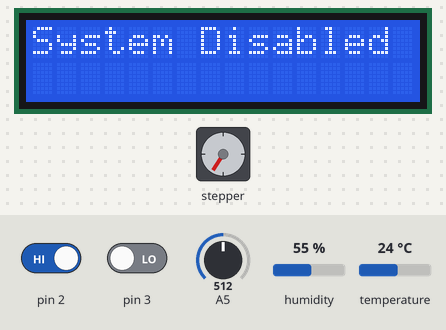
Bench run of a sketch on a simulated Arduino Uno, built with avr-gcc and run on an emulated ATmega328P. On the bench: 16×2 character LCD, stepper motor. The test bench sets the inputs (shaded band); at power-on: pin 2 HIGH, A5 = 512, pin 3 LOW, humidity 55 %, temperature 24 °C. The local clock reads 2024-03-15 10:24:30 at power-on unless the sketch sets it; stepper angles assume 2038 steps per turn; what the sketch prints to the serial monitor is not drawn.

Above: at 1.3 s.
1.4 s: pin 2 driven LOW
At 2.5 s:
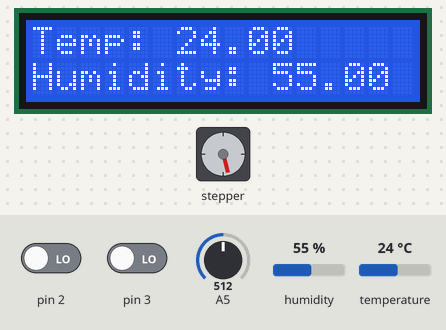
2.9 s: A5 set to 26
4.4 s: A5 set to 23
At 4.9 s:
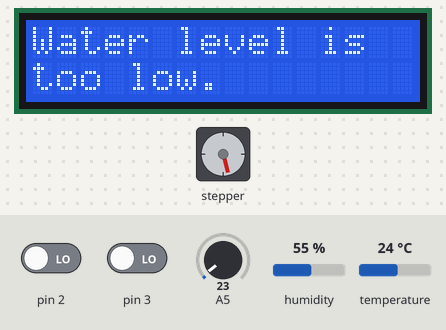
7.4 s: A5 set to 122
At 8.4 s:
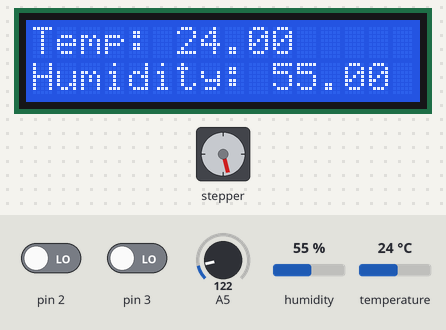
8.9 s: pin 3 driven HIGH
At 9.07 s:
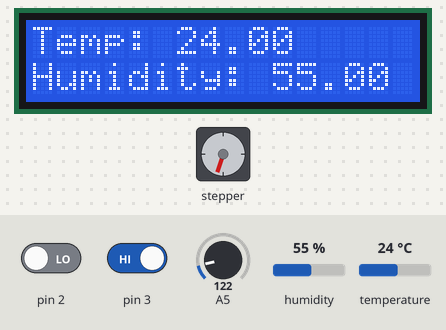
10.6 s: A5 set to 16
At 11.2 s:
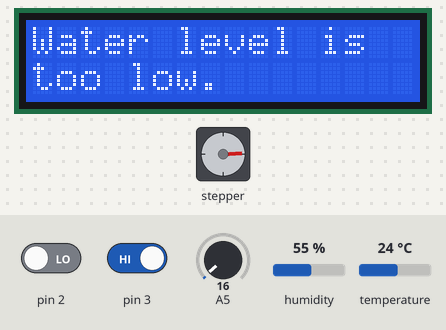
Timing chart, 0 to 13.6 s (numbered marks = the images above; inputs shaded):
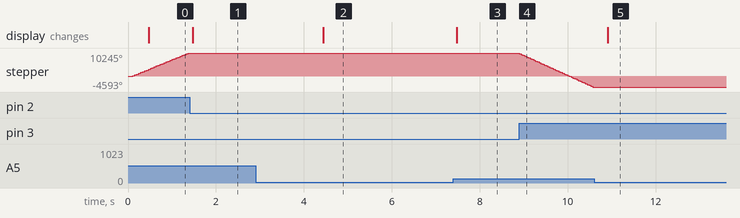

Measured:
- the behaviour switches between 25 and 24 on A5 (found by bisection; images 1 and 2)
- after the input at 1.4 s, stepper: stops changing and stays 10245°; the display: changes after 0.07 s (image 1)
- after the input at 2.9 s, every drawn part: stays the same
- after the input at 4.4 s, the display: changes at once (image 2)
- after the input at 7.4 s, the display: changes after 0.07 s (image 3)
- after the input at 8.9 s, stepper: keeps turning counter-clockwise at about 8910°/s, starting at once
- after the input at 10.6 s, stepper: stops changing and stays -4593°; the display: changes after 0.31 s (image 5)
- by itself, stepper: keeps turning clockwise at about 8140°/s

The sketch:

FinalProject.ino
```cpp
// CPE301 Final Project
// Nikola Tunguz
// December 15, 2023
// Purpose: To create circuity that reflects the states of a swamp cooler.

#include <LiquidCrystal.h>
#include <dht.h>
#include <Stepper.h>
#include <uRTCLib.h>

#define RDA 0x80
#define TBE 0x20

//DHT
dht DHT;
#define DHT11_PIN 7

//RTC
uRTCLib rtc(0x68);
char daysOfTheWeek[7][12] = {"Sunday", "Monday", "Tuesday", "Wednesday", "Thursday", "Friday", "Saturday"};

// UART Pointers
volatile unsigned char *myUCSR0A  = (unsigned char *)0x00C0;
volatile unsigned char *myUCSR0B  = (unsigned char *)0x00C1;
volatile unsigned char *myUCSR0C  = (unsigned char *)0x00C2;
volatile unsigned int  *myUBRR0   = (unsigned int *) 0x00C4;
volatile unsigned char *myUDR0    = (unsigned char *)0x00C6;

// ADC Pointers
volatile unsigned char *my_ADMUX = (unsigned char*) 0x7C;
volatile unsigned char *my_ADCSRB = (unsigned char*) 0x7B;
volatile unsigned char *my_ADCSRA = (unsigned char*) 0x7A;
volatile unsigned int  *my_ADC_DATA = (unsigned int*) 0x78;

// GPIO Pointers
volatile unsigned char *portE = 0x2E; //Start/Stop Button
volatile unsigned char *portDDRE = 0x2D;

volatile unsigned char *portG = 0x34; //Fan motor
volatile unsigned char *portDDRG = 0x33;

volatile unsigned char *portD = 0x2B; //Stepper buttons
volatile unsigned char *portDDRD = 0x2A;
volatile unsigned char *pinD = 0x29;

volatile unsigned char *portF = 0x31; //LEDs
volatile unsigned char *portDDRF = 0x30;


// Timer Pointers
volatile unsigned char *myTCCR1A  = 0x80;
volatile unsigned char *myTCCR1B  = 0x81;
volatile unsigned char *myTCCR1C  = 0x82;
volatile unsigned char *myTIMSK1  = 0x6F;
volatile unsigned char *myTIFR1   = 0x36;
volatile unsigned int  *myTCNT1   = 0x84;
//LCD
const int RS = 52, EN = 53, D4 = 50, D5 = 51, D6 = 48, D7 = 49; //LCD pins to digital pins
LiquidCrystal lcd(RS, EN, D4, D5, D6, D7);

//Fan Motor
int in4 = 4; //portG5
int in3 = 3; //portE5

//Stepper Motor
const int stepsPerRevolution = 2038;
Stepper myStepper = Stepper(stepsPerRevolution, 8, 10, 9,11);

//global variables
bool disabled = true;
bool error, idle, running;

unsigned int waterThreshold = 25;
unsigned int waterLevel = 0;
unsigned int tempThreshold = 26;

bool changedState = false;
char* state = "Disabled";

unsigned long previousMillis = 0;
const long interval = 60000;

void setup() {
  U0Init(9600);
  adc_init();
  lcd.begin(16, 2);

  URTCLIB_WIRE.begin();
  //rtc.set(0,48,13,6,15,12,23);
  //second, minute, hour, dayofweek, day of month, month, year

  //set LEDs to output and LOW (PF0-3)
  *portDDRF |= 0x0F;
  *portF &= ~(0x0F);

  //set PE4 to input (Start/Disable Button)
  *portDDRE *= 0x10;
  attachInterrupt(digitalPinToInterrupt(2), button, FALLING);

  //set PD2-3 to input for stepper motor
  *portDDRD *= 0x0C;

  //set PG5 & PE5 to output and low for fan motor
  *portDDRG |= 0x20;
  *portG &= ~(0x20);
  *portDDRE |= 0x20;
  *portE &= ~(0x20);

  putChar('\n');
  writeWord("Program Started: ");
  displayTime();

}

void loop() {
  //once per minute update
  unsigned long currentMillis = millis();
  if(currentMillis - previousMillis >= interval){
    previousMillis = currentMillis;
    writeData();
  }
  //only to display if a state changed
  if(changedState == true){
    writeWord(state);
    displayTime();
  }

  //normal state behavior
  if(disabled){
    disableState();
  }
  else if (error){
    errorState();
  }
  else if(idle){
    idleState();
  }
  else if (running){
    runningState();
  }
  myDelay(250);
}

//state functions
void disableState(){
  changedState = false;
  lightYellow();
  adjustVent();

  lcd.clear();
  lcd.setCursor(0, 0);
  lcd.write("System Disabled");
}
void errorState(){
  changedState = false;
  lightRed();

  lcd.clear();
  lcd.setCursor(0, 0);
  lcd.write("Water level is");
  lcd.setCursor(0, 1);
  lcd.write("too low.");
  //turn fan off
  *portG &= ~(0x20);
  *portE &= ~(0x20);
  //check if to leave error state
  waterLevel = adc_read(5);
  if(waterLevel > waterThreshold){
    idle = true;
    error = false;
    running = false;
    if(state == "Idle: "){
      changedState = false;
    }
    else{
      state = "Idle: ";
      changedState = true;
    }
  }
}
void idleState(){
  if(changedState){
    writeData();
  }
  changedState = false;
  lightGreen();
  adjustVent();
  checkWater();
  if(error == false){
    checkTemp();
  }
}
void runningState(){
  if(changedState){
    writeData();
  }
  changedState = false;
  lightBlue();
  adjustVent();
  checkWater();
  if(error == false){
    checkTemp();
  }
}

//LED light up functions
void lightYellow(){
  *portF &= ~(0x0F); // turn others off
  *portF |= 0x01; // turn on port 0
}
void lightRed(){
  *portF &= ~(0x0F); // turn others off
  *portF |= 0x02; // turn on port 1
}
void lightGreen(){
  *portF &= ~(0x0F); // turn others off
  *portF |= 0x04; // turn on port 2
}
void lightBlue(){
  *portF &= ~(0x0F); // turn others off
  *portF |= 0x08; // turn on port 3
}
//updates temperature and humidity values
void writeData(){
  int chk = DHT.read11(DHT11_PIN);
  lcd.clear();

  lcd.setCursor(0, 0);
  lcd.write("Temp: ");
  lcd.print(DHT.temperature);

  lcd.setCursor(0, 1);
  lcd.write("Humidity: ");
  lcd.print(DHT.humidity);
}
//RTC print time
void displayTime(){
  rtc.refresh();

  writeNumber(rtc.day());
  putChar('/');
  writeNumber(rtc.month());
  putChar('/');
  writeNumber(rtc.year());

  putChar(' ');

  putChar('(');
  writeWord(daysOfTheWeek[rtc.dayOfWeek() - 1]) ;
  putChar(')');

  putChar(' ');

  writeNumber(rtc.hour());
  putChar(':');
  writeNumber(rtc.minute());
  putChar(':');
  writeNumber(rtc.second());
  putChar('\n');

}
//updates states based on temperature
void checkTemp(){
  if(DHT.temperature > tempThreshold ){
    //turn fan on & go into running
    *portE |= 0x20;
    idle = false;
    error = false;
    running = true;
    if(state == "Running: "){
      changedState = false;
    }
    else{
      state = "Running: ";
      changedState = true;
      writeWord("Fan was turned on: ");
      displayTime();
    }
  }
  else{
    //turn fan off & go into idle
    *portE &= ~(0x20);
    idle = true;
    error = false;
    running = false;
    if(state == "Idle: "){
      changedState = false;
    }
    else{
      writeWord("Fan was turned off: ");
      displayTime();
      state = "Idle: ";
      changedState = true;

    }
  }
}
//updates states based on water
void checkWater(){
  waterLevel = adc_read(5);
  if(waterLevel < waterThreshold){
    idle = false;
    error = true;
    running = false;
    if(state == "Error: "){
      changedState = false;
    }
    else{
      state = "Error: ";
      changedState = true;
    }
  }
}

// enable/disable button interrupt
void button(){
  if( disabled ){
    changedState = true;
    state = "Idle: ";

    disabled = false;
    idle = true;
  }
  else{
    changedState = true;
    state = "Disabled: ";

    disabled = true;
    error = false;
    idle = false;
    running = false;

    //turn fan off
    *portE *= ~(0x20);
  }
}

//adjusts vent
void adjustVent(){
  if(*pinD & 0x04){
    myStepper.step(2000);
    writeWord("Vent Turned: ");
    displayTime();
    myDelay(250);
  }
  else if(*pinD & 0x08){
    myStepper.step(-2000);
    writeWord("Vent Turned: ");
    displayTime();
    myDelay(250);
  }

}

//delay using timer
void myDelay(int seconds){
  // number of ticks needed for the delay
  int freq = 9600 / seconds;
  double halfPeriod = 1.0/ double(freq) / 2.0;
  double clock = 0.0000000625;
  unsigned long currentTicks = halfPeriod / clock;

  // Configure the timer registers
  *myTCCR1A = 0x00;
  *myTCCR1B = 0x00;
  *myTCNT1 = 0xFFFF - currentTicks;
  // Start the timer
  *myTCCR1B |= 0x01;
  // Wait for the timer overflow flag
  while ((*myTIFR1 & 0x01) == 0);
  // Stop the timer
  *myTCCR1B &= 0xF8;
  // Clear the overflow flag
  *myTIFR1 |= 0x01;
}

//UART FUNCTIONS
void writeWord(char message[]){
  for(int i = 0; message[i] != '\0' ; i++){
    putChar(message[i]);
  }
}
void writeNumber(int number){
  //convert number to ascii values
  if (number > 9){
    int upperDigits = number / 10;
    int onesPlace = number % 10;
    writeNumber(upperDigits);
    writeNumber(onesPlace);
  }
  else{
    putChar(number + 48);
  }
}

void U0Init(int U0baud){
 unsigned long FCPU = 16000000;
 unsigned int tbaud;
 tbaud = (FCPU / 16 / U0baud - 1);
 // Same as (FCPU / (16 * U0baud)) - 1;
 *myUCSR0A = 0x20;
 *myUCSR0B = 0x18;
 *myUCSR0C = 0x06;
 *myUBRR0  = tbaud;
}
unsigned char kbhit(){
  return *myUCSR0A & RDA;
}
unsigned char getChar(){
  return *myUDR0;
}
void putChar(unsigned char U0pdata){
  while((*myUCSR0A & TBE)==0);
  *myUDR0 = U0pdata;
}

//ADC functions
void adc_init(){
  // setup the A register
  *my_ADCSRA |= 0b10000000; // set bit   7 to 1 to enable the ADC
  *my_ADCSRA &= 0b11011111; // clear bit 6 to 0 to disable the ADC trigger mode
  *my_ADCSRA &= 0b11110111; // clear bit 5 to 0 to disable the ADC interrupt
  *my_ADCSRA &= 0b11111000; // clear bit 0-2 to 0 to set prescaler selection to slow reading
  // setup the B register
  *my_ADCSRB &= 0b11110111; // clear bit 3 to 0 to reset the channel and gain bits
  *my_ADCSRB &= 0b11111000; // clear bit 2-0 to 0 to set free running mode
  // setup the MUX Register
  *my_ADMUX  &= 0b01111111; // clear bit 7 to 0 for AVCC analog reference
  *my_ADMUX  |= 0b01000000; // set bit   6 to 1 for AVCC analog reference
  *my_ADMUX  &= 0b11011111; // clear bit 5 to 0 for right adjust result
  *my_ADMUX  &= 0b11100000; // clear bit 4-0 to 0 to reset the channel and gain bits
}
unsigned int adc_read(unsigned char adc_channel_num){
  // clear the channel selection bits (MUX 4:0)
  *my_ADMUX  &= 0b11100000;
  // clear the channel selection bits (MUX 5)
  *my_ADCSRB &= 0b11110111;
  // set the channel number
  if(adc_channel_num > 7)
  {
    // set the channel selection bits, but remove the most significant bit (bit 3)
    adc_channel_num -= 8;
    // set MUX bit 5
    *my_ADCSRB |= 0b00001000;
  }
  // set the channel selection bits
  *my_ADMUX  += adc_channel_num;
  // set bit 6 of ADCSRA to 1 to start a conversion
  *my_ADCSRA |= 0x40;
  // wait for the conversion to complete
  while((*my_ADCSRA & 0x40) != 0);
  // return the result in the ADC data register
  return *my_ADC_DATA;
}
```
